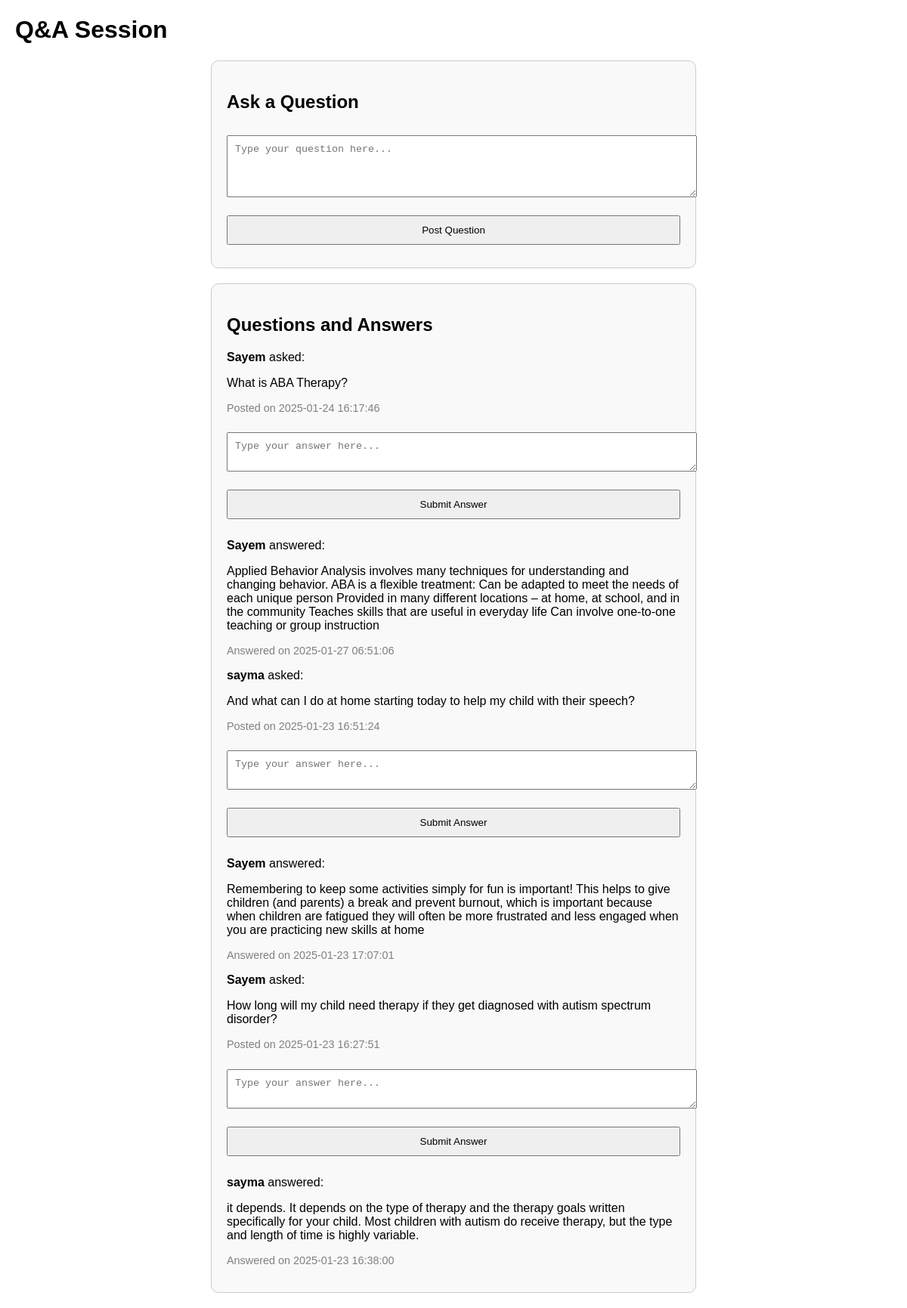
Screenshot of /modules/reports/qna.php (signed in) with the database file from the repository.
### tables this page shows
CREATE TABLE `answers` (
  `answer_id` int(11) NOT NULL,
  `question_id` int(11) NOT NULL,
  `user_id` int(11) NOT NULL,
  `answer_text` text NOT NULL,
  `created_at` timestamp NOT NULL DEFAULT current_timestamp()
);

CREATE TABLE `user` (
  `user_id` int(11) NOT NULL,
  `username` varchar(50) NOT NULL,
  `password` varchar(255) NOT NULL,
  `email` varchar(100) NOT NULL,
  `first_name` varchar(50) DEFAULT NULL,
  `last_name` varchar(50) DEFAULT NULL,
  `bio` text DEFAULT NULL,
  `profile_photo` varchar(255) DEFAULT 'default-profile.png',
  `cover_photo` varchar(255) DEFAULT 'default-cover.png',
  `location` varchar(100) DEFAULT NULL,
  `children_details` text DEFAULT NULL,
  `phone` varchar(20) DEFAULT NULL,
  `date_of_birth` date DEFAULT NULL,
  `gender` enum('male','female','other') DEFAULT NULL,
  `created_at` timestamp NOT NULL DEFAULT current_timestamp(),
  `updated_at` timestamp NOT NULL DEFAULT current_timestamp() ON UPDATE current_timestamp()
);

CREATE TABLE `questions` (
  `question_id` int(11) NOT NULL,
  `user_id` int(11) NOT NULL,
  `question_text` text NOT NULL,
  `created_at` timestamp NOT NULL DEFAULT current_timestamp()
);

### modules/reports/qna.php (the view, shortened to what this page needs)
<?php
include_once '../../config/config.php';
$query = "
    SELECT
        q.question_id,
        q.question_text,
        q.created_at AS question_time,
        u.username AS asker,
        a.answer_id,
        a.answer_text,
        a.created_at AS answer_time,
        u2.username AS answerer
    FROM
        questions q
    LEFT JOIN
        user u ON q.user_id = u.user_id
    LEFT JOIN
        answers a ON q.question_id = a.question_id
    LEFT JOIN
        user u2 ON a.user_id = u2.user_id
    ORDER BY
        q.created_at DESC, a.created_at ASC;
";
$result = $conn->query($query);
?>
<!DOCTYPE html>
<html lang="en">
<head>
</head>
<body>
    <h1>Q&A Session</h1>
    <div class="form-container">
        <h2>Ask a Question</h2>
        <form method="POST" action="">
            <textarea name="question_text" rows="4" placeholder="Type your question here..." required></textarea>
            <button type="submit" name="submit_question">Post Question</button>
        </form>
    </div>
    <div class="question-container">
        <h2>Questions and Answers</h2>
        <?php
        $current_question_id = null;
        if ($result->num_rows > 0):
            while ($row = $result->fetch_assoc()):
                if ($current_question_id !== $row['question_id']):
                    $current_question_id = $row['question_id'];
        ?>
                    <div class="question">
                        <p><span class="asker"><?= htmlspecialchars($row['asker']); ?></span> asked:</p>
                        <p><?= htmlspecialchars($row['question_text']); ?></p>
                        <p class="time">Posted on <?= htmlspecialchars($row['question_time']); ?></p>
                        <form method="POST" action="">
                            <textarea name="answer_text" rows="2" placeholder="Type your answer here..." required></textarea>
                            <button type="submit" name="submit_answer">Submit Answer</button>
                        </form>
                    </div>
        <?php
                endif;
                if (!empty($row['answer_text'])):
        ?>
                    <div class="answer">
                        <p><span class="answerer"><?= htmlspecialchars($row['answerer']); ?></span> answered:</p>
                        <p><?= htmlspecialchars($row['answer_text']); ?></p>
                        <p class="time">Answered on <?= htmlspecialchars($row['answer_time']); ?></p>
                    </div>
        <?php
                endif;
            endwhile;
        else:
        ?>
            <p>No questions available. Be the first to ask!</p>
        <?php endif; ?>
    </div>
</body>
</html>

### modules/reports/qna.php (style rules this page uses)
body { font-family: Arial, sans-serif; margin: 20px; }
.form-container, .question-container { margin: 20px auto; max-width: 600px; padding: 20px; border: 1px solid #ccc; border-radius: 10px; background-color: #f9f9f9; }
textarea, input[type="text"], button { width: 100%; margin: 10px 0; padding: 10px; }
.question, .answer { margin: 10px 0; }
.asker, .answerer { font-weight: bold; }
.time { font-size: 0.9em; color: gray; }

### rows the page displays
answers: user.username "Sayem", question.question_text "What is ABA Therapy?", question.created_at "2025-01-24 16:17:46", answer_text "Applied Behavior Analysis involves many techniques for understanding and changing behavior. ABA is a flexible treatment: Can be adapted to meet the needs of each unique person Provided in many different locations – at home, at school, and in the community Teaches skills that are useful in everyday life Can involve one-to-one teaching or group instruction", created_at "2025-01-27 06:51:06"
answers: user.username "sayma", question.question_text "And what can I do at home starting today to help my child with their speech?", question.created_at "2025-01-23 16:51:24", user.username "Sayem", answer_text "Remembering to keep some activities simply for fun is important! This helps to give children (and parents) a break and prevent burnout, which is important because when children are fatigued they will often be more frustrated and less engaged when you are practicing new skills at home", created_at "2025-01-23 17:07:01"
answers: user.username "Sayem", question.question_text "How long will my child need therapy if they get diagnosed with autism spectrum disorder?", question.created_at "2025-01-23 16:27:51", user.username "sayma", answer_text "it depends. It depends on the type of therapy and the therapy goals written specifically for your child. Most children with autism do receive therapy, but the type and length of time is highly variable.", created_at "2025-01-23 16:38:00"
